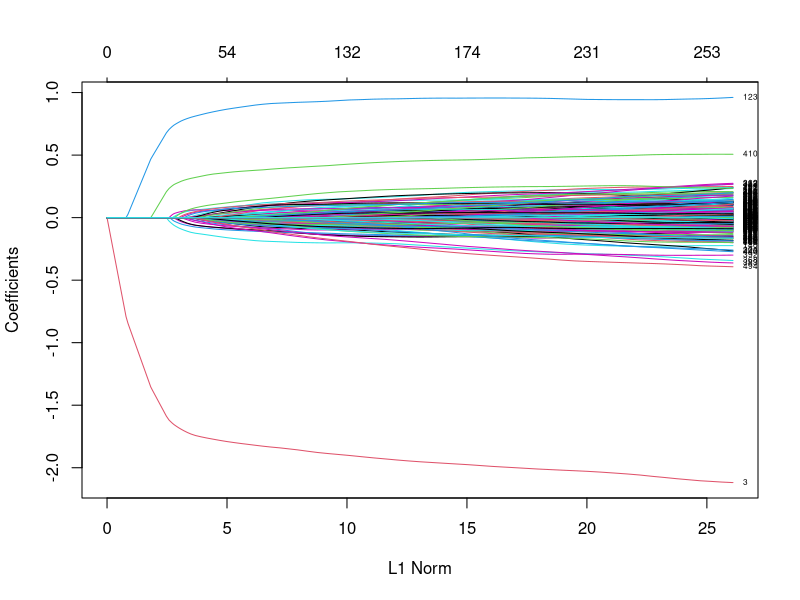
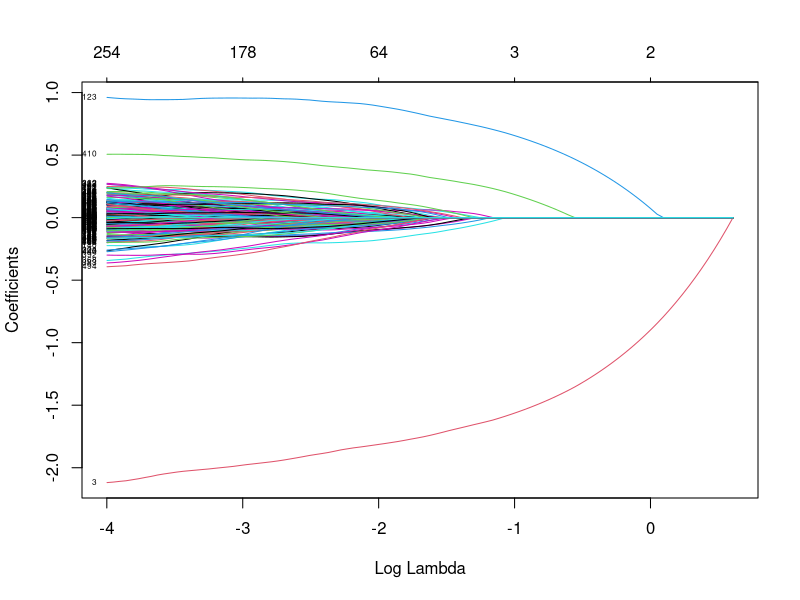
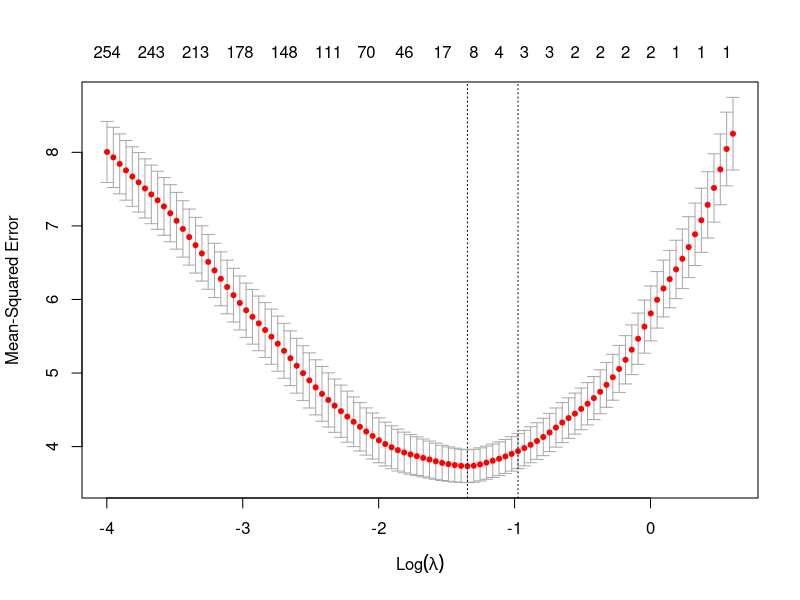
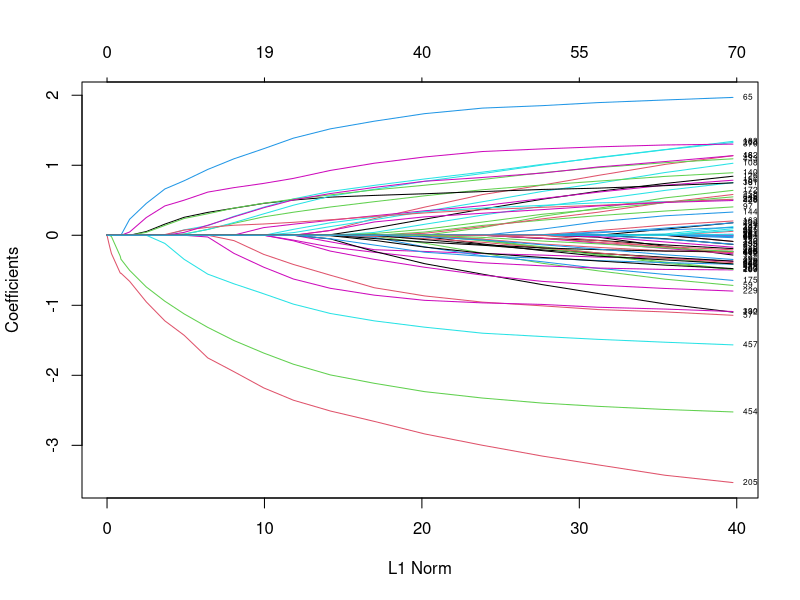
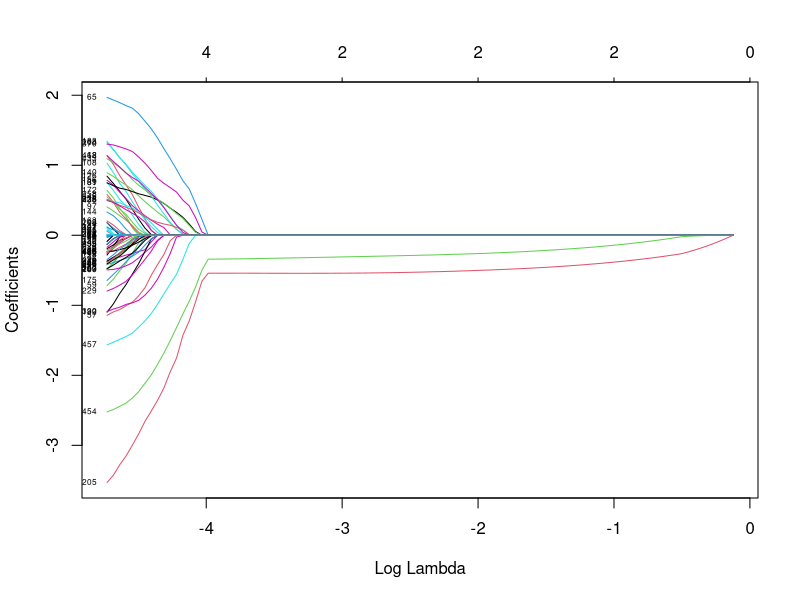
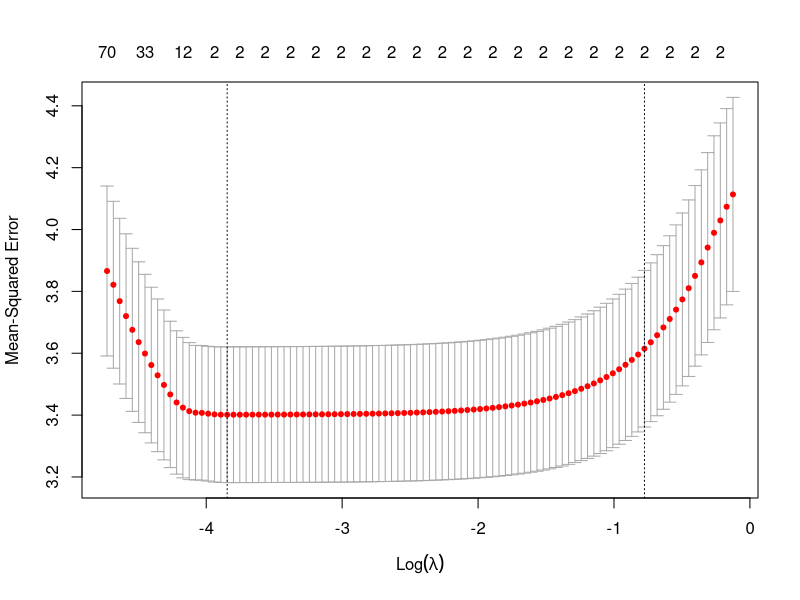

The R script that drew these images, in order:
library(glmnet)
# Simulated example - Orthogonal regressors
N = 300;
p = 500;
sigma = 1.8;
X=matrix(rnorm(N*p),N,p)
y=0.5 * X[,410] - 2 * X[,3] + .9 * X[,123] + sigma* rnorm(N);
fit.lasso = glmnet(X, y, family="gaussian")
plot(fit.lasso,label=TRUE)
plot(fit.lasso,xvar = "lambda", label=TRUE)
fit.lasso
cv.fit=cv.glmnet(X, y, nfolds=10)
plot(cv.fit)
coef(cv.fit)
################################################################################
## Correlated explanatory variables
rho = 0.996;
mSigma = (1-rho) * diag(p) + rho * matrix(1,p,p);
C = chol(mSigma) # notice: t(C) %*% C = mSigma
X=  matrix(rnorm(N*p),N,p) %*% C;
cor(X)
y=0.5 * X[,410] - 2 * X[,3] + .9 * X[,123] + sigma* rnorm(N);
fit.lasso = glmnet(X, y, family="gaussian")
plot(fit.lasso,label=TRUE)
plot(fit.lasso,xvar = "lambda", label=TRUE)
fit.lasso
cv.fit=cv.glmnet(X, y, nfolds=10)
plot(cv.fit)
coef(cv.fit)